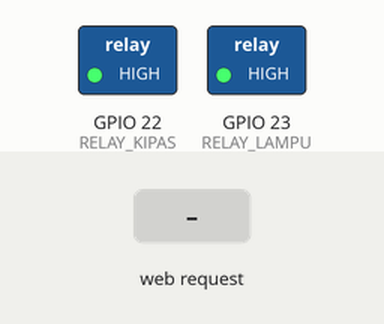
This sketch was run on a simulated ESP32. Shown: switched loads named in the sketch (green lamp = pin HIGH). The test bench sets the inputs (shaded band). WiFi joins after 1.5 s; servers stay silent unless stated; what the sketch prints to the serial monitor is not drawn.

Above: at 2.7 s.
2.8 s: HTTP request GET /lampu/on received
At 3.7 s:
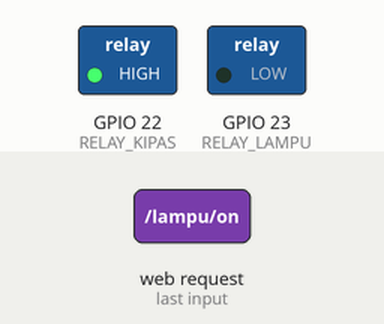
4.3 s: HTTP request GET /kipas/on received
At 4.8 s:
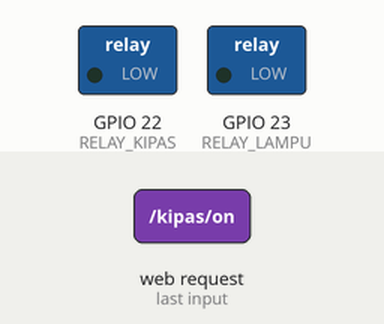
5.8 s: HTTP request GET /lampu/off received
At 7.0 s:
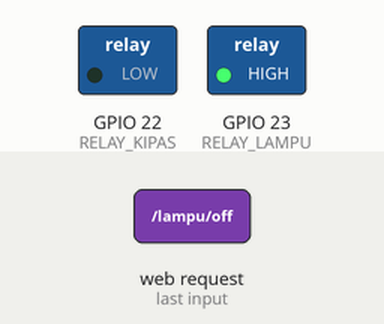
7.3 s: HTTP request GET /kipas/off received
At 8.3 s:
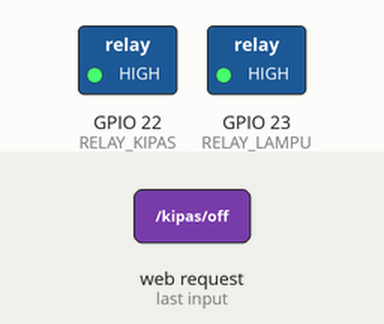
Timing chart, 0 to 9.8 s (numbered marks = the images above; inputs shaded):
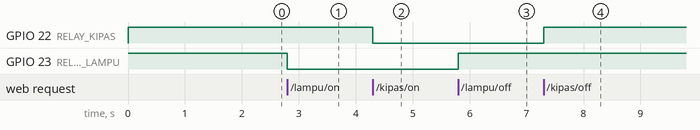

Measured:
- after the input at 2.8 s, GPIO 23 (RELAY_LAMPU): HIGH → LOW at once
- after the input at 4.3 s, GPIO 22 (RELAY_KIPAS): HIGH → LOW at once
- after the input at 5.8 s, GPIO 23 (RELAY_LAMPU): LOW → HIGH at once
- after the input at 7.3 s, GPIO 22 (RELAY_KIPAS): LOW → HIGH at once

The sketch:

esp32_jaroet.ino
```cpp
#include <WiFi.h>
#include <WebServer.h>

// Ganti dengan nama dan password Wi-Fi kamu
const char* ssid = "LP Santri";
const char* password = "";

WebServer server(80);

// Pin Relay (sesuaikan dengan pin yang kamu pakai di ESP32)
const int RELAY_LAMPU = 23;
const int RELAY_KIPAS = 22;

void handleRoot() {
  server.send(200, "text/plain", "JAROET AI - ESP32 Server Active!");
}

void handleLampuOn() {
  digitalWrite(RELAY_LAMPU, LOW); // Relay ON (active LOW)
  server.send(200, "text/plain", "Lampu Menyala");
}

void handleLampuOff() {
  digitalWrite(RELAY_LAMPU, HIGH); // Relay OFF
  server.send(200, "text/plain", "Lampu Mati");
}

void handleKipasOn() {
  digitalWrite(RELAY_KIPAS, LOW);
  server.send(200, "text/plain", "Kipas Menyala");
}

void handleKipasOff() {
  digitalWrite(RELAY_KIPAS, HIGH);
  server.send(200, "text/plain", "Kipas Mati");
}

void setup() {
  Serial.begin(115200);

  pinMode(RELAY_LAMPU, OUTPUT);
  pinMode(RELAY_KIPAS, OUTPUT);
  // Kondisi awal mati
  digitalWrite(RELAY_LAMPU, HIGH);
  digitalWrite(RELAY_KIPAS, HIGH);

  WiFi.begin(ssid, password);
  Serial.print("Connecting to WiFi");
  while (WiFi.status() != WL_CONNECTED) {
    delay(500);
    Serial.print(".");
  }

  Serial.println("");
  Serial.print("Connected! IP Address: ");
  Serial.println(WiFi.localIP());

  // Routing Endpoint HTTP
  server.on("/", handleRoot);
  server.on("/lampu/on", handleLampuOn);
  server.on("/lampu/off", handleLampuOff);
  server.on("/kipas/on", handleKipasOn);
  server.on("/kipas/off", handleKipasOff);

  server.begin();
  Serial.println("HTTP server started");
}

void loop() {
  server.handleClient();
}
```
